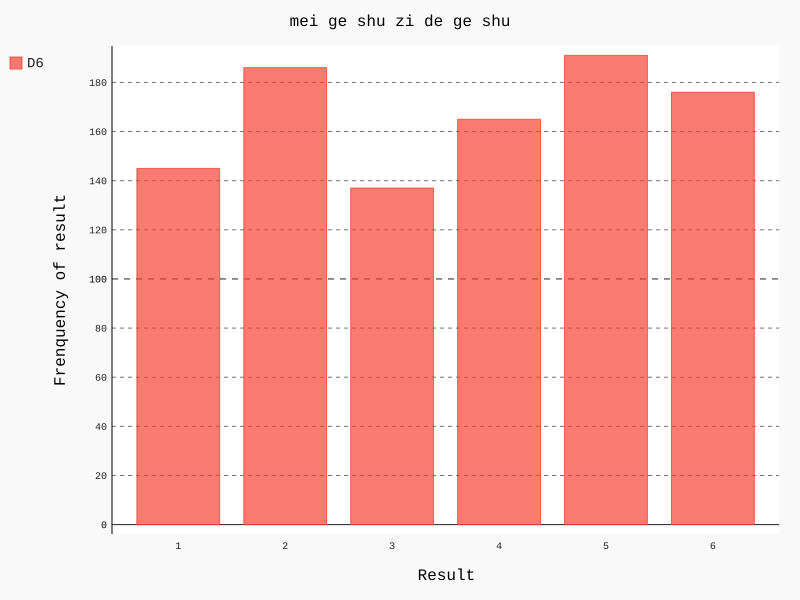

This figure's Python source:
'''创建一个骰子形成直方图'''
from die import Die
import pygal #创建直方图的第三方包

die = Die()

results = []
for roll_num in range(1000): #随机生成1000次随机数据
    result = die.roll()
    results.append(result)#将结果添加到results

frequencies = [] #存储每个点数的个数
for num in range(1,die.num_sides+1):
    frequency = results.count(num)
    frequencies.append(frequency)  #统计每个点数的个数

hist  = pygal.Bar() #对结果进行可视化处理
hist.title = 'mei ge shu zi de ge shu'
hist.x_labels = ['1','2','3','4','5','6']
hist.x_title = 'Result'
hist.y_title = 'Frenquency of result'

hist.add('D6',frequencies)
hist.render_to_file('die_visual.svg')
